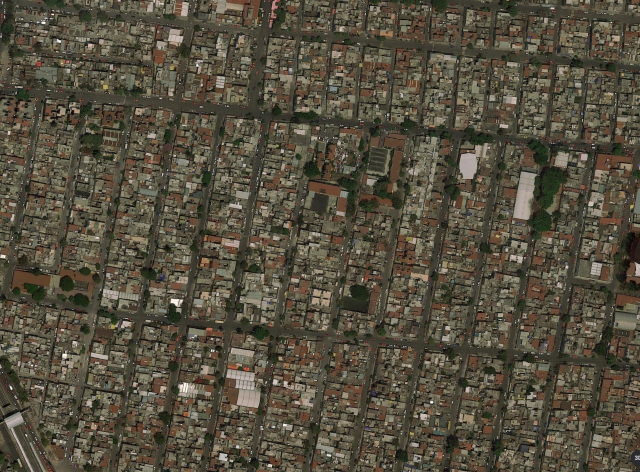
#> input picture pictures/01.jpeg, 1280 x 944 px (shown at 1/2 size); its folder holds only this picture in this run
$ python actividad.py
#> lines starting #> are read from the running program, lines starting #| are printed output that depends on the picture; after the words box and inside, x2 and y2 are one past the last pixel; in counts of white or black regions, pixels touching at a corner belong together
# Libreria openCV
import cv2
# Libreria NumPy
import numpy as np
# Liberia OS
import os
# Libreria para el uso de plot para mostrar las imagenes
from matplotlib import pyplot as plt

### Función que regresa una lista ordenada alfabéticamente de archivos con la extensión especificada en el directorio especificado
def getTestPicturesInPath(path, extension):
#> further down, originalImage is the input picture: shape (944, 1280, 3); mean B, G, R 63.2, 78.7, 85.2
    pictures = []
    for file in os.listdir(path):
        if file.endswith(extension):
            pictures.append(os.path.join(path, file))

    pictures.sort()

    return pictures

### Funcion que regresa la mascara del color verde en HSV de una imagen
def getGreenMask(originalImage):
    # Se convierte la imagen original a colores HSV
    hsv = cv2.cvtColor(originalImage, cv2.COLOR_BGR2HSV)
#> hsv: shape (944, 1280, 3); mean H, S, V 23.5, 74.1, 85.8

    # Se define el rango del color verde en HSV
    lowerGreenLimit = np.array([40,40,40])
    upperGreenLimit = np.array([70,255,255])

    # Se aplica el rango a la imagen hsv y se obtiene la imagen del color verde
    greenMask = cv2.inRange(hsv, lowerGreenLimit, upperGreenLimit)
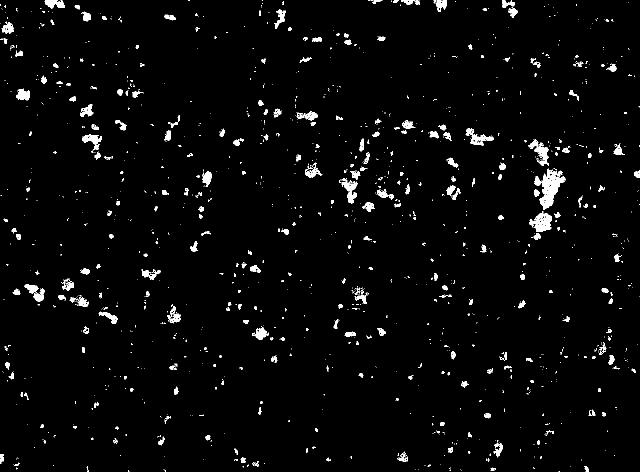
#> greenMask: shape (944, 1280) (shown at 1/2 size); 2.7% white; 1431 white regions (1145 under 20 px), largest, box (x1, y1, x2, y2) and area: (1069, 337, 1131, 420) 2081, (1059, 422, 1104, 464) 973, (931, 256, 988, 292) 651

    return greenMask

### Funcion que regresa una imagen a la que se le ha aplicado el operador morfologico de erosion
def erodeImage(image, structuralElementSize):
    # Creacion del kernel
#> called with structuralElementSize = 5
    kernel = np.ones((structuralElementSize, structuralElementSize), np.uint8)
    # Erosionar imagen usando cv2.erode()
    img = cv2.erode(image, kernel, iterations=1)
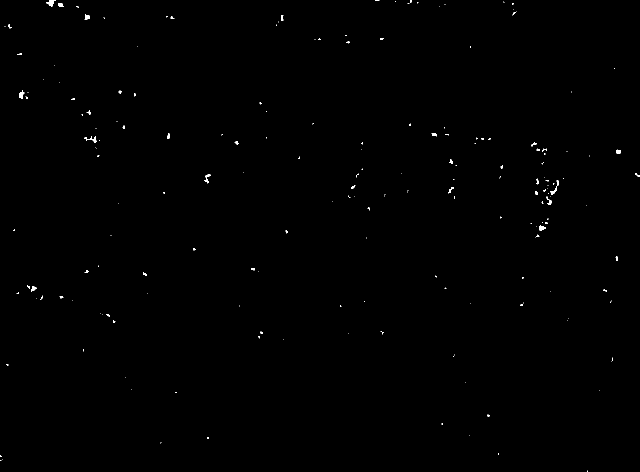
#> img: shape (944, 1280) (shown at 1/2 size); 0.22% white; 192 white regions (151 under 20 px), largest, box (x1, y1, x2, y2) and area: (92, 0, 112, 14) 127, (168, 272, 193, 286) 120, (38, 180, 49, 197) 107

    return img

### Funcion que regresa una imagen a la que se le ha aplicado el operador morfologico de dilatacion
def dilateImage(image, structuralElementSize):
    # Creacion del kernel
#> called with structuralElementSize = 5
    kernel = np.ones((structuralElementSize, structuralElementSize), np.uint8)
    # Dilatar imagen usando cv2.dilate()
    img = cv2.dilate(image, kernel, iterations=2)
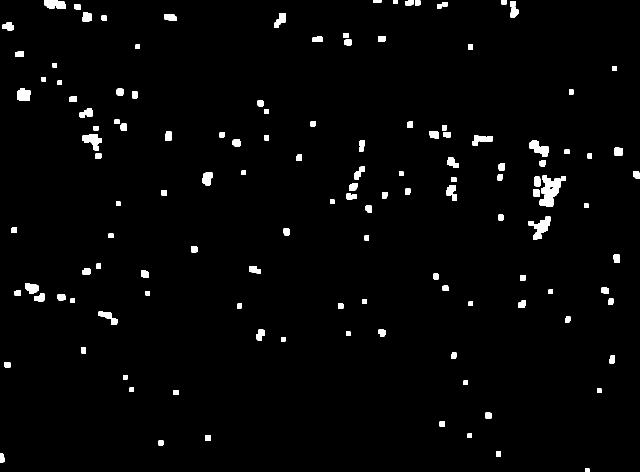
#> img: shape (944, 1280) (shown at 1/2 size); 2.1% white; 133 white regions

    return img

### Funcion que cuenta el numero de objetos en la imagen
def countObjects(img):
    counters = cv2.findContours(img, cv2.RETR_EXTERNAL, cv2.CHAIN_APPROX_SIMPLE)
#> counters = 133 contours; largest, box (x1, y1, x2, y2) and area: (1079, 351, 1132, 414) 1568, (1057, 433, 1101, 479) 856, (1059, 281, 1098, 313) 634, (88, 0, 131, 18) 592, (164, 268, 203, 290) 579

    counters = counters[0] if len(counters) == 2 else counters[1]
    treeCount = 0
    for c in counters:
        area = cv2.contourArea(c)
        if area > 50:
            x,y,w,h = cv2.boundingRect(c)
            cv2.drawContours(img, [c], -1, (36,255,12), 2)
            treeCount += 1
#> this loop made 133 passes
#> (c, area, x, y, w, h) on passes 3, 6, 7, 10, 11, 12, 13, 18, 19: ([[992, 902], [992, 912], [1001, 912], [1001, 902]], 90, 992, 902, 10, 11), ([[935, 867], [935, 875], [943, 875], [943, 867]], 64, 935, 867, 9, 9), ([[879, 843], [879, 852], [889, 852], [889, 843]], 90, 879, 843, 11, 10), ([[1194, 777], [1194, 785], [1202, 785], [1202, 777]], 64, 1194, 777, 9, 9), ([[259, 775], [259, 783], [267, 783], [267, 775]], 64, 259, 775, 9, 9), ([[927, 761], [927, 769], [935, 769], [935, 761]], 64, 927, 761, 9, 9), ([[246, 750], [246, 758], [254, 758], [254, 750]], 64, 246, 750, 9, 9), ([[562, 674], [562, 682], [570, 682], [570, 674]], 64, 562, 674, 9, 9), ([[692, 663], [692, 671], [700, 671], [700, 663]], 64, 692, 663, 9, 9)
#> (area, x, y, w, h) on passes 2, 4, 5, 8, 9, 14: (130, 0, 907, 9, 19), (80.5, 317, 881, 10, 10), (108, 410, 870, 11, 12), (119.5, 971, 825, 12, 12), (89.5, 347, 780, 11, 10), (124, 8, 724, 13, 12)
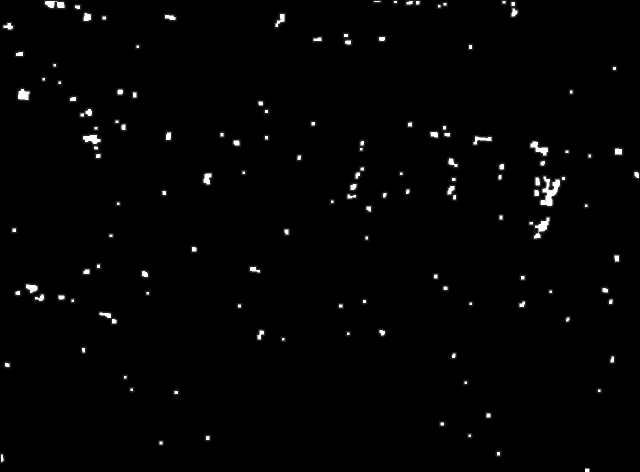
#> img: shape (944, 1280) (shown at 1/2 size); 1.68% of pixels changed, all inside (x1, y1, x2, y2) = (0, 0, 1280, 927)
#> after the loop, treeCount = 132

    return treeCount

### Funcion que agrega la imagen al plot para ser mostrada
def addImageToPlot(img, title, subplot):
    plt.subplot(subplot)
    plt.imshow(img, "gray")
    plt.axis("off")
    plt.title(title)

### Funcion que agrega un titulo al plot
def addTitleToPlot():
    fig, (ax1, ax2) = plt.subplots(1, 2, figsize=(12, 5))
    fig.suptitle('Zonas verdes contadas: ' + str(count), fontsize=25)

# Obtiene e imprime la lista de imagenes jpeg dentro del directorio pictures/
picturePathList = getTestPicturesInPath("pictures/", ".jpeg")
print("Imagenes a procesar: " + str(len(picturePathList)))

# Ciclo para procesar cada una de las imagenes
for picturePath in picturePathList:
    # Se lee la imagen del mapa con sus colores originales
    originalImage = cv2.imread(picturePath, cv2.IMREAD_UNCHANGED)

    # Extraer el color verde
    greenMask = getGreenMask(originalImage)

    # Tamaño del elemento estructural para aplicar erosion y dilatacion
    structuralElementSize = 5

    # Erosion
    imgEroded = erodeImage(greenMask, structuralElementSize)

    # Dilatacion
    imgDilated = dilateImage(imgEroded, structuralElementSize)

    # Contar
    count = countObjects(imgDilated)
#> count = 132

    # Agrega un titulo al plot
    addTitleToPlot()

    # Se prepara cada imagen para ser mostrada
    addImageToPlot(originalImage, "Original", 231)
    addImageToPlot(greenMask, "Mascara de Verde", 232)
    addImageToPlot(imgEroded, "Erosion", 233)
    addImageToPlot(imgDilated, "Dilatacion", 234)

    # Se muestra una ventana con todas las imagenes de los pasos aplicados
    plt.show()
#> figure, not shown here; B, G, R data is drawn as R, G, B

$ run again, on pictures/05.jpeg
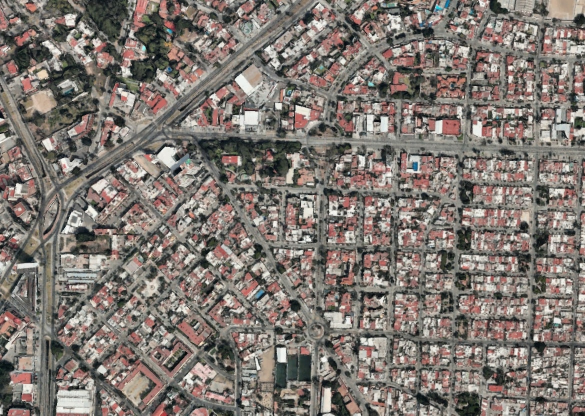
#> input picture pictures/05.jpeg, 1170 x 831 px (shown at 1/2 size)
#> originalImage is the input picture: shape (831, 1170, 3); mean B, G, R 112.8, 118.8, 127.1
#> hsv: shape (831, 1170, 3); mean H, S, V 29.6, 33.1, 128.3
#> in getGreenMask, `greenMask = cv2.inRange(hsv, lowerGreenLimit, upperGreenLimit)`:
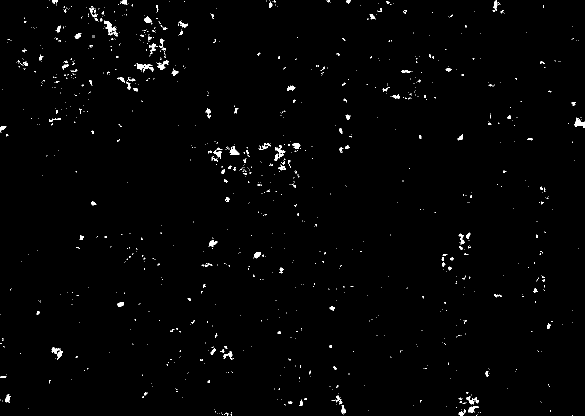
#> greenMask: shape (831, 1170) (shown at 1/2 size); 1.1% white; 1040 white regions (917 under 20 px), largest, box (x1, y1, x2, y2) and area: (209, 41, 236, 73) 310, (273, 127, 307, 145) 266, (549, 290, 571, 322) 245
#> counters = 47 contours; largest, box (x1, y1, x2, y2) and area: (207, 40, 232, 63) 298, (1148, 238, 1170, 257) 292, (104, 696, 126, 716) 258, (273, 127, 300, 139) 253, (459, 296, 478, 311) 206
#> the loop in countObjects, `for c in counters:` made 47 passes
#> (c, area, x, y, w, h) on passes 3, 4, 7, 10, 19, 22: ([[598, 802], [598, 812], [606, 812], [606, 802]], 80, 598, 802, 9, 11), ([[941, 801], [941, 809], [949, 809], [949, 801]], 64, 941, 801, 9, 9), ([[659, 612], [659, 620], [669, 620], [669, 612]], 80, 659, 612, 11, 9), ([[895, 532], [895, 540], [903, 540], [903, 532]], 64, 895, 532, 9, 9), ([[690, 290], [690, 298], [698, 298], [698, 290]], 64, 690, 290, 9, 9), ([[677, 256], [677, 264], [685, 264], [685, 256]], 64, 677, 256, 9, 9)
#> after the loop in countObjects, `for c in counters:`:
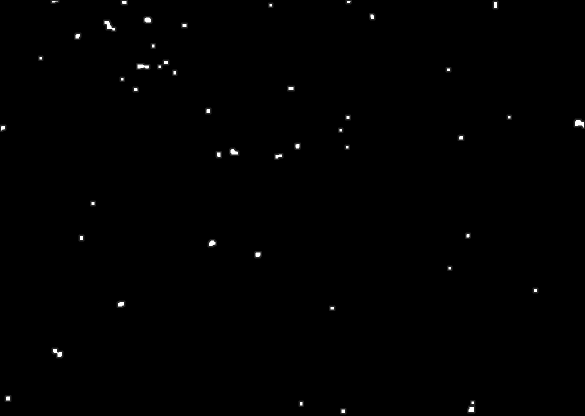
#> img: shape (831, 1170) (shown at 1/2 size); min 0, max 255, mean 1
#> after the loop in countObjects, `for c in counters:`: treeCount = 47

$ run again, on pictures/06.jpeg
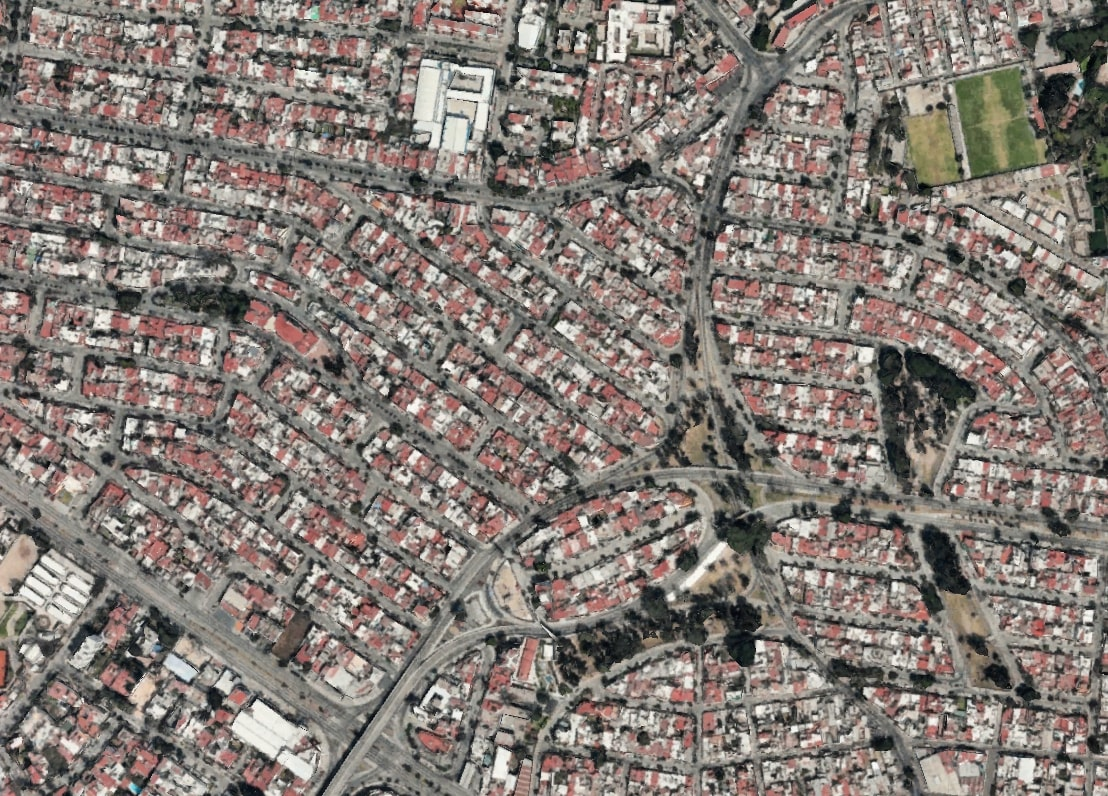
#> input picture pictures/06.jpeg, 1108 x 796 px
#> originalImage is the input picture: shape (796, 1108, 3); mean B, G, R 117.3, 123.2, 132
#> hsv: shape (796, 1108, 3); mean H, S, V 27.4, 32, 132.9
#> in getGreenMask, `greenMask = cv2.inRange(hsv, lowerGreenLimit, upperGreenLimit)`:
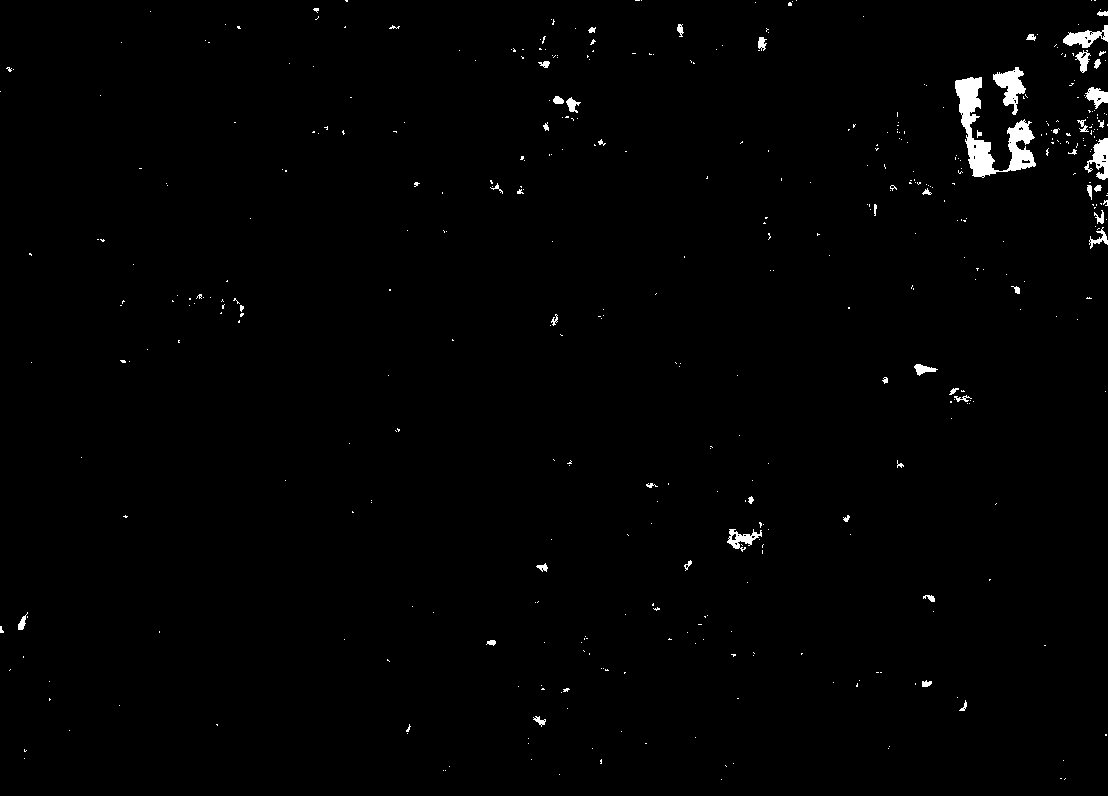
#> greenMask: shape (796, 1108); 0.96% white; 449 white regions (398 under 20 px), largest, box (x1, y1, x2, y2) and area: (955, 77, 1036, 178) 2737, (993, 67, 1026, 115) 724, (1084, 138, 1108, 180) 495
#> counters = 19 contours; largest, box (x1, y1, x2, y2) and area: (953, 76, 996, 179) 2290, (1006, 120, 1035, 173) 1138, (991, 68, 1027, 107) 876, (1062, 29, 1101, 50) 550, (1091, 136, 1108, 181) 516
#> the loop in countObjects, `for c in counters:` made 19 passes
#> (c, area, x, y, w, h) on passes 1, 2, 6, 7, 14, 18: ([[920, 680], [920, 688], [929, 688], [929, 680]], 72, 920, 680, 10, 9), ([[488, 638], [488, 646], [496, 646], [496, 638]], 64, 488, 638, 9, 9), ([[1013, 286], [1013, 294], [1021, 294], [1021, 286]], 64, 1013, 286, 9, 9), ([[1094, 184], [1094, 192], [1102, 192], [1102, 184]], 64, 1094, 184, 9, 9), ([[542, 59], [542, 67], [550, 67], [550, 59]], 64, 542, 59, 9, 9), ([[676, 25], [676, 33], [684, 33], [684, 25]], 64, 676, 25, 9, 9)
#> after the loop in countObjects, `for c in counters:`:
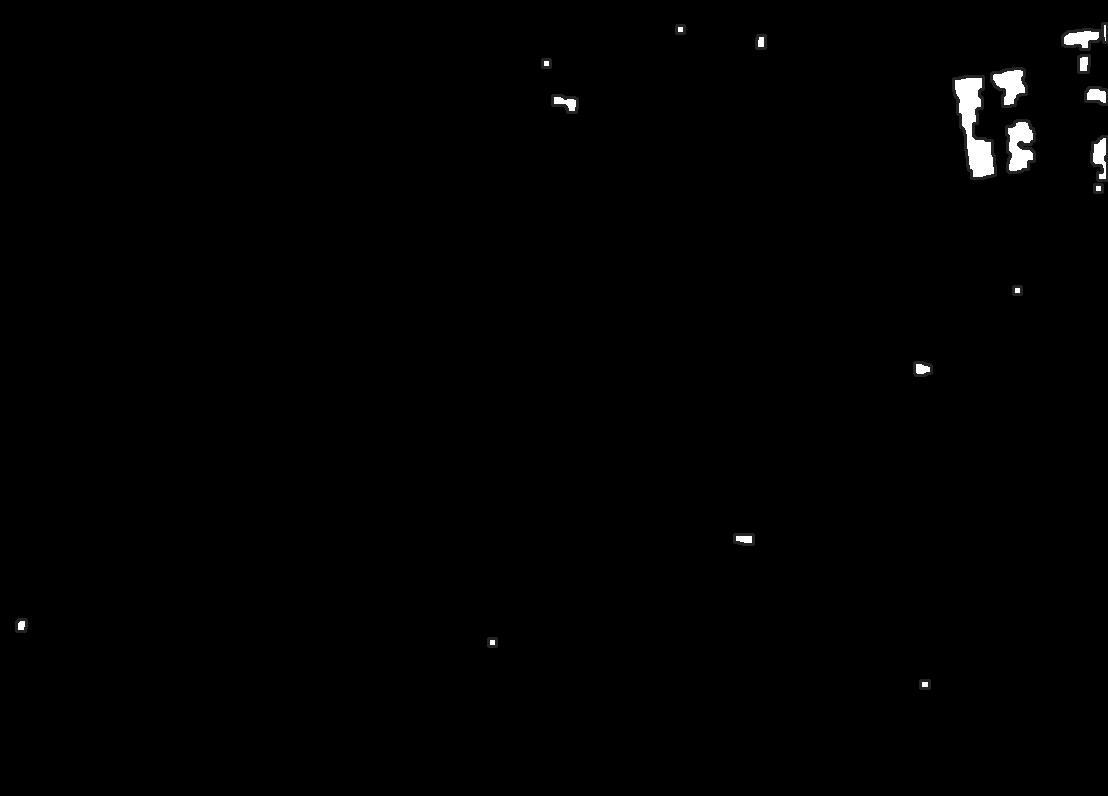
#> img: shape (796, 1108); min 0, max 255, mean 1.6
#> after the loop in countObjects, `for c in counters:`: treeCount = 19
